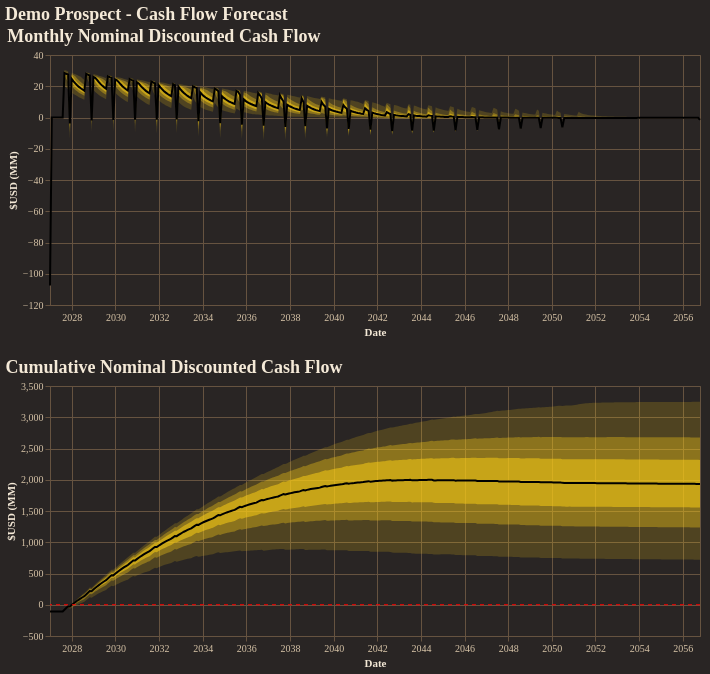

The cell this chart's notebook holds for it:
### Code cell
fig = reporter.plotter.combined_cash_flow_plot(
    figsize=(650, 250),
    backend=PLOTTING_BACKEND
)
fig.show()

### Figure 1 — Vega-Lite specification as saved in the notebook (floating-point values rounded to 4 significant figures; data arrays with more than 128 entries replaced by an {"elided": "..."} marker saying what was removed)
{"config": {"background": "#292524", "view": {"fill": "#292524", "stroke": "#665340"}, "title": {"color": "#f4e9d7", "font": "Merriweather", "fontSize": 18, "fontWeight": 600, "subtitleColor": "#d5c2a6", "anchor": "start"}, "axis": {"domainColor": "#665340", "gridColor": "#665340", "tickColor": "#665340", "labelColor": "#d5c2a6", "titleColor": "#f4e9d7", "labelFont": "Merriweather", "titleFont": "Merriweather"}, "legend": {"titleColor": "#f4e9d7", "labelColor": "#d5c2a6", "labelFont": "Merriweather", "titleFont": "Merriweather", "orient": "top-right", "symbolType": "circle"}, "header": {"labelColor": "#d5c2a6", "titleColor": "#f4e9d7", "labelFont": "Merriweather", "titleFont": "Merriweather"}, "mark": {"color": "#c78d3b"}, "line": {"color": "#c78d3b"}, "bar": {"color": "#c78d3b"}, "point": {"color": "#ddb06d"}, "area": {"color": "#c78d3b", "opacity": 0.35}, "text": {"color": "#f4e9d7", "font": "Merriweather"}, "range": {"category": ["#5DA5DA", "#F28E2B", "#59C36A", "#E15759", "#B07AA1", "#4ECDC4", "#FF9DA7", "#EDC948"]}}, "vconcat": [{"layer": [{"mark": {"type": "area", "color": "rgba(250, 204, 21, 1.0)", "opacity": 0.18}, "encoding": {"tooltip": [{"field": "date", "title": "Date", "type": "temporal"}, {"field": "p01", "format": ",.2f", "title": "P01", "type": "quantitative"}, {"field": "p10", "format": ",.2f", "title": "P10", "type": "quantitative"}, {"field": "p25", "format": ",.2f", "title": "P25", "type": "quantitative"}, {"field": "p50", "format": ",.2f", "title": "P50", "type": "quantitative"}, {"field": "p75", "format": ",.2f", "title": "P75", "type": "quantitative"}, {"field": "p90", "format": ",.2f", "title": "P90", "type": "quantitative"}, {"field": "p99", "format": ",.2f", "title": "P99", "type": "quantitative"}], "x": {"field": "date", "title": "Date", "type": "temporal"}, "y": {"field": "p01", "title": "$USD (MM)", "type": "quantitative"}, "y2": {"field": "p99"}}}, {"mark": {"type": "area", "color": "rgba(250, 204, 21, 1.0)", "opacity": 0.35}, "encoding": {"tooltip": [{"field": "date", "title": "Date", "type": "temporal"}, {"field": "p01", "format": ",.2f", "title": "P01", "type": "quantitative"}, {"field": "p10", "format": ",.2f", "title": "P10", "type": "quantitative"}, {"field": "p25", "format": ",.2f", "title": "P25", "type": "quantitative"}, {"field": "p50", "format": ",.2f", "title": "P50", "type": "quantitative"}, {"field": "p75", "format": ",.2f", "title": "P75", "type": "quantitative"}, {"field": "p90", "format": ",.2f", "title": "P90", "type": "quantitative"}, {"field": "p99", "format": ",.2f", "title": "P99", "type": "quantitative"}], "x": {"field": "date", "title": "Date", "type": "temporal"}, "y": {"field": "p10", "title": "$USD (MM)", "type": "quantitative"}, "y2": {"field": "p90"}}}, {"mark": {"type": "area", "color": "rgba(250, 204, 21, 1.0)", "opacity": 0.55}, "encoding": {"tooltip": [{"field": "date", "title": "Date", "type": "temporal"}, {"field": "p01", "format": ",.2f", "title": "P01", "type": "quantitative"}, {"field": "p10", "format": ",.2f", "title": "P10", "type": "quantitative"}, {"field": "p25", "format": ",.2f", "title": "P25", "type": "quantitative"}, {"field": "p50", "format": ",.2f", "title": "P50", "type": "quantitative"}, {"field": "p75", "format": ",.2f", "title": "P75", "type": "quantitative"}, {"field": "p90", "format": ",.2f", "title": "P90", "type": "quantitative"}, {"field": "p99", "format": ",.2f", "title": "P99", "type": "quantitative"}], "x": {"field": "date", "title": "Date", "type": "temporal"}, "y": {"field": "p25", "title": "$USD (MM)", "type": "quantitative"}, "y2": {"field": "p75"}}}, {"mark": {"type": "line", "color": "black", "strokeWidth": 2}, "encoding": {"tooltip": [{"field": "date", "title": "Date", "type": "temporal"}, {"field": "p01", "format": ",.2f", "title": "P01", "type": "quantitative"}, {"field": "p10", "format": ",.2f", "title": "P10", "type": "quantitative"}, {"field": "p25", "format": ",.2f", "title": "P25", "type": "quantitative"}, {"field": "p50", "format": ",.2f", "title": "P50", "type": "quantitative"}, {"field": "p75", "format": ",.2f", "title": "P75", "type": "quantitative"}, {"field": "p90", "format": ",.2f", "title": "P90", "type": "quantitative"}, {"field": "p99", "format": ",.2f", "title": "P99", "type": "quantitative"}], "x": {"field": "date", "title": "Date", "type": "temporal"}, "y": {"field": "p50", "title": "$USD (MM)", "type": "quantitative"}}}], "data": {"name": "data-f9a6df8a31ca43682ac5d7d4d61030c3"}, "height": 250, "title": "Monthly Nominal Discounted Cash Flow", "width": 650}, {"layer": [{"layer": [{"mark": {"type": "area", "color": "rgba(250, 204, 21, 1.0)", "opacity": 0.18}, "encoding": {"tooltip": [{"field": "date", "title": "Date", "type": "temporal"}, {"field": "p01", "format": ",.2f", "title": "P01", "type": "quantitative"}, {"field": "p10", "format": ",.2f", "title": "P10", "type": "quantitative"}, {"field": "p25", "format": ",.2f", "title": "P25", "type": "quantitative"}, {"field": "p50", "format": ",.2f", "title": "P50", "type": "quantitative"}, {"field": "p75", "format": ",.2f", "title": "P75", "type": "quantitative"}, {"field": "p90", "format": ",.2f", "title": "P90", "type": "quantitative"}, {"field": "p99", "format": ",.2f", "title": "P99", "type": "quantitative"}], "x": {"field": "date", "title": "Date", "type": "temporal"}, "y": {"field": "p01", "title": "$USD (MM)", "type": "quantitative"}, "y2": {"field": "p99"}}}, {"mark": {"type": "area", "color": "rgba(250, 204, 21, 1.0)", "opacity": 0.35}, "encoding": {"tooltip": [{"field": "date", "title": "Date", "type": "temporal"}, {"field": "p01", "format": ",.2f", "title": "P01", "type": "quantitative"}, {"field": "p10", "format": ",.2f", "title": "P10", "type": "quantitative"}, {"field": "p25", "format": ",.2f", "title": "P25", "type": "quantitative"}, {"field": "p50", "format": ",.2f", "title": "P50", "type": "quantitative"}, {"field": "p75", "format": ",.2f", "title": "P75", "type": "quantitative"}, {"field": "p90", "format": ",.2f", "title": "P90", "type": "quantitative"}, {"field": "p99", "format": ",.2f", "title": "P99", "type": "quantitative"}], "x": {"field": "date", "title": "Date", "type": "temporal"}, "y": {"field": "p10", "title": "$USD (MM)", "type": "quantitative"}, "y2": {"field": "p90"}}}, {"mark": {"type": "area", "color": "rgba(250, 204, 21, 1.0)", "opacity": 0.55}, "encoding": {"tooltip": [{"field": "date", "title": "Date", "type": "temporal"}, {"field": "p01", "format": ",.2f", "title": "P01", "type": "quantitative"}, {"field": "p10", "format": ",.2f", "title": "P10", "type": "quantitative"}, {"field": "p25", "format": ",.2f", "title": "P25", "type": "quantitative"}, {"field": "p50", "format": ",.2f", "title": "P50", "type": "quantitative"}, {"field": "p75", "format": ",.2f", "title": "P75", "type": "quantitative"}, {"field": "p90", "format": ",.2f", "title": "P90", "type": "quantitative"}, {"field": "p99", "format": ",.2f", "title": "P99", "type": "quantitative"}], "x": {"field": "date", "title": "Date", "type": "temporal"}, "y": {"field": "p25", "title": "$USD (MM)", "type": "quantitative"}, "y2": {"field": "p75"}}}, {"mark": {"type": "line", "color": "black", "strokeWidth": 2}, "encoding": {"tooltip": [{"field": "date", "title": "Date", "type": "temporal"}, {"field": "p01", "format": ",.2f", "title": "P01", "type": "quantitative"}, {"field": "p10", "format": ",.2f", "title": "P10", "type": "quantitative"}, {"field": "p25", "format": ",.2f", "title": "P25", "type": "quantitative"}, {"field": "p50", "format": ",.2f", "title": "P50", "type": "quantitative"}, {"field": "p75", "format": ",.2f", "title": "P75", "type": "quantitative"}, {"field": "p90", "format": ",.2f", "title": "P90", "type": "quantitative"}, {"field": "p99", "format": ",.2f", "title": "P99", "type": "quantitative"}], "x": {"field": "date", "title": "Date", "type": "temporal"}, "y": {"field": "p50", "title": "$USD (MM)", "type": "quantitative"}}}], "data": {"name": "data-af19e28c6cc2f2425c5c10c3de386b70"}, "title": "Cumulative Nominal Discounted Cash Flow"}, {"data": {"name": "data-42990c68f268a11fa16682fcd3437a6f"}, "mark": {"type": "rule", "color": "red", "strokeDash": [4, 4]}, "encoding": {"y": {"field": "zero", "type": "quantitative"}}}], "height": 250, "width": 650}], "title": "Demo Prospect - Cash Flow Forecast", "$schema": "https://vega.github.io/schema/vega-lite/v5.20.1.json", "datasets": {"data-f9a6df8a31ca43682ac5d7d4d61030c3": {"elided": "360 records"}, "data-af19e28c6cc2f2425c5c10c3de386b70": {"elided": "360 records"}, "data-42990c68f268a11fa16682fcd3437a6f": [{"zero": 0}]}}
